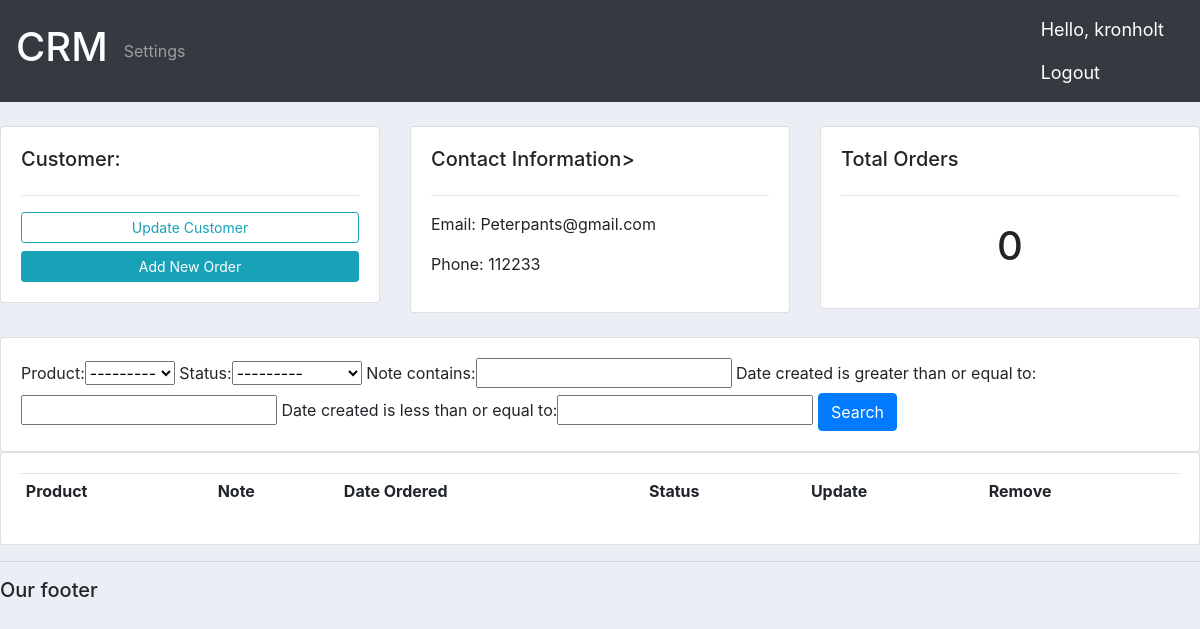
The app's page /customer/2/ (signed in), older data.
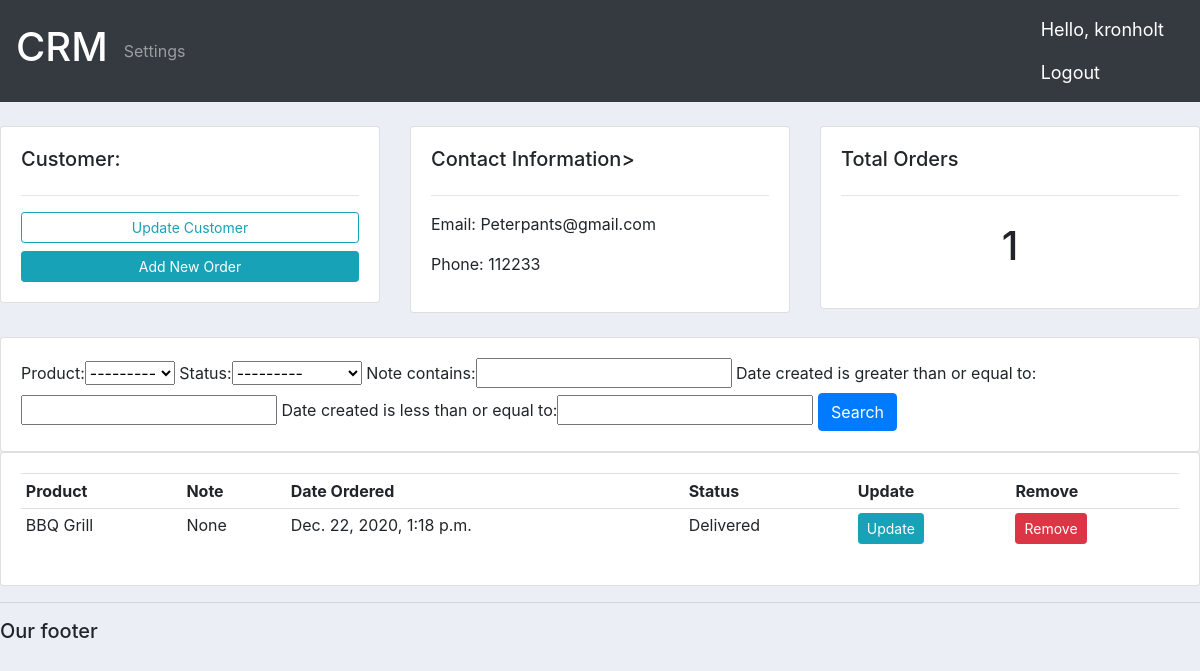
The same page, newer data.
### accounts/models.py (models this page shows, shortened)
class Order(models.Model):
    STATUS = (
        ('Pending', 'Pending'),
        ('Out for Delivery', 'Out for deliver'),
        ('Delivered', 'Delivered'),
    )
    customer = models.ForeignKey(Customer, null=True, on_delete=models.SET_NULL)
    product = models.ForeignKey(Product, null=True, on_delete=models.SET_NULL)
    date_created = models.DateTimeField(auto_now_add=True)
    status = models.CharField(max_length=200, null=True, choices=STATUS)
    note = models.CharField(max_length=1000, null=True)

class Product(models.Model):
    CATEGORY = (
        ('Indoor', 'Indooor'),
        ('Out Door', 'Out Door'),
    )
    name =  models.CharField(max_length=200, null=True)
    price = models.FloatField(null=True)
    category =  models.CharField(max_length=200, null=True, choices=CATEGORY)
    description =  models.CharField(max_length=200, null=True, blank=True)
    date_created = models.DateTimeField(auto_now_add=True)
    tags = models.ManyToManyField(Tag)
    def __str__(self):
        return self.name

### accounts/decorators.py (the view)
        def wrapper_func(request, *args, **kwargs):
            group = None
            if request.user.groups.exists():
                group = request.user.groups.all()[0].name
            if group in allowed_roles:
                return view_func(request, *args, **kwargs)
            else:
                return redirect('home')

### accounts/views.py (called while the page is built)
@login_required(login_url='login')
@allowed_users(allowed_roles = ['admin'])
def customer(request, pk):
    customer = Customer.objects.get(id=pk)
    orders = customer.order_set.all()
    order_total = orders.count()
    myFilter = OrderFilter(request.GET, queryset=orders)
    orders = myFilter.qs
    context = {'customer': customer, 'orders':orders, 'order_total':order_total, 'myFilter':myFilter}
    return render(request, 'accounts/customer.html', context)

### accounts/templates/accounts/customer.html
{% extends 'accounts/main.html' %}
{% load static %}
{% block content %}
<br>
<div class="row">
    <div class="col-md">
        <div class="card card-body">
            <h5>Customer:</h5>
            <hr>
            <a class="btn btn-outline-info btn-sm btn-block" href="{% url 'update_customer' customer.id %}">Update Customer</a>
            <a class="btn btn-info btn-sm btn-block" href="{% url 'create_order' customer.id %}">Add New Order</a>
        </div>
    </div>
    <div class="col-md">
        <div class="card card-body">
            <h5>Contact Information></h5>
            <hr>
            <p>Email: {{customer.email}} </p>
            <p>Phone: {{customer.phone}} </p>
        </div>
    </div>
    <div class="col-md">
        <div class="card card-body">
            <h5>Total Orders</h5>
            <hr>
            <h1 style="text-align: center; padding: 10px">{{order_total}}</h1>
        </div>
    </div>
</div>
<br>
<div class="row">
    <div class="col">
        <div class="card card-body">
            <form method="get">
                {{myFilter.form}}
                <button class="btn btn-primary" type="submit">Search</button>
            </form>
        </div>
    </div>
</div>
<div class="row">
    <div class="col-md">
        <div class="card card-body">
            <table class="table table-sm">
                <tr>
                    <th>Product</th>
                    <th>Note</th>
                    <th>Date Ordered</th>
                    <th>Status</th>
                    <th>Update</th>
                    <th>Remove</th>
                </tr>
                {% for order in orders %}
                <tr>
                    <td>{{order.product}}</td>
                    <td>{{order.note}}</td>
                    <td>{{order.date_created}}</td>
                    <td>{{order.status}}</td>
                    <td><a class="btn btn-sm btn-info" href="{% url 'update_order' order.id %}">Update</a></td>
                    <td><a class="btn btn-sm btn-danger" href="{% url 'delete_order' order.id %}">Remove</a></td>
                </tr>
                {% endfor %}
            </table>
        </div>
    </div>
</div>
{% endblock %}

Row changes from the older to the newer data that the page shows:
added Order: product "BBQ Grill", note "None", date_created "Dec. 22, 2020, 1:18 p.m.", status "Delivered"
Text that changed along with them:
{{ order_total }}: "0" → "1"
